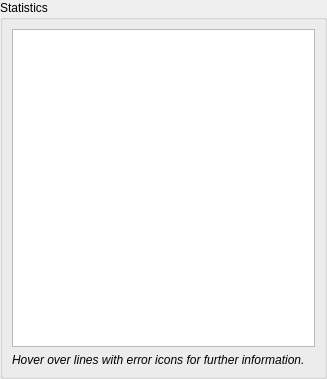
<?xml version="1.0" encoding="UTF-8"?>
<ui version="4.0">
 <class>ReportsWidgetStatistics</class>
 <widget class="QWidget" name="ReportsWidgetStatistics">
  <property name="geometry">
   <rect>
    <x>0</x>
    <y>0</y>
    <width>327</width>
    <height>379</height>
   </rect>
  </property>
  <layout class="QVBoxLayout" name="verticalLayout" stretch="0">
   <property name="leftMargin">
    <number>0</number>
   </property>
   <property name="topMargin">
    <number>0</number>
   </property>
   <property name="rightMargin">
    <number>0</number>
   </property>
   <property name="bottomMargin">
    <number>0</number>
   </property>
   <item>
    <widget class="QGroupBox" name="statisticsGroupBox">
     <property name="title">
      <string>Statistics</string>
     </property>
     <layout class="QVBoxLayout" name="verticalLayout_2">
      <item>
       <widget class="QTableView" name="statisticsTableView">
        <property name="editTriggers">
         <set>QAbstractItemView::NoEditTriggers</set>
        </property>
        <property name="showDropIndicator" stdset="0">
         <bool>false</bool>
        </property>
        <property name="alternatingRowColors">
         <bool>true</bool>
        </property>
        <property name="textElideMode">
         <enum>Qt::ElideMiddle</enum>
        </property>
        <property name="sortingEnabled">
         <bool>false</bool>
        </property>
        <attribute name="horizontalHeaderVisible">
         <bool>false</bool>
        </attribute>
        <attribute name="horizontalHeaderStretchLastSection">
         <bool>true</bool>
        </attribute>
        <attribute name="verticalHeaderVisible">
         <bool>false</bool>
        </attribute>
       </widget>
      </item>
      <item>
       <widget class="QLabel" name="tipLabel">
        <property name="font">
         <font>
          <italic>true</italic>
         </font>
        </property>
        <property name="text">
         <string>Hover over lines with error icons for further information.</string>
        </property>
       </widget>
      </item>
     </layout>
    </widget>
   </item>
  </layout>
 </widget>
 <resources/>
 <connections/>
</ui>
